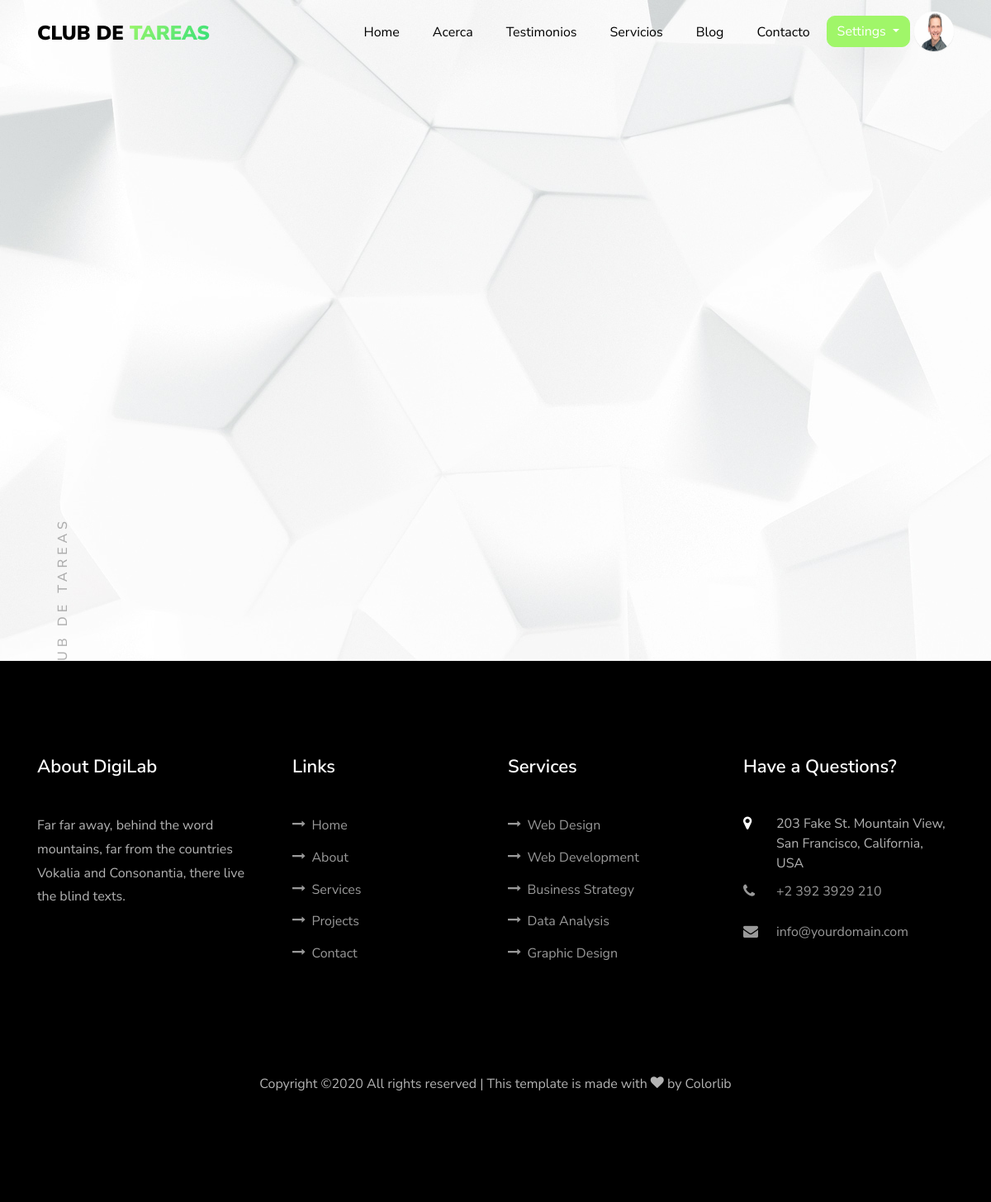
The page / (signed in) on the database as committed earlier.
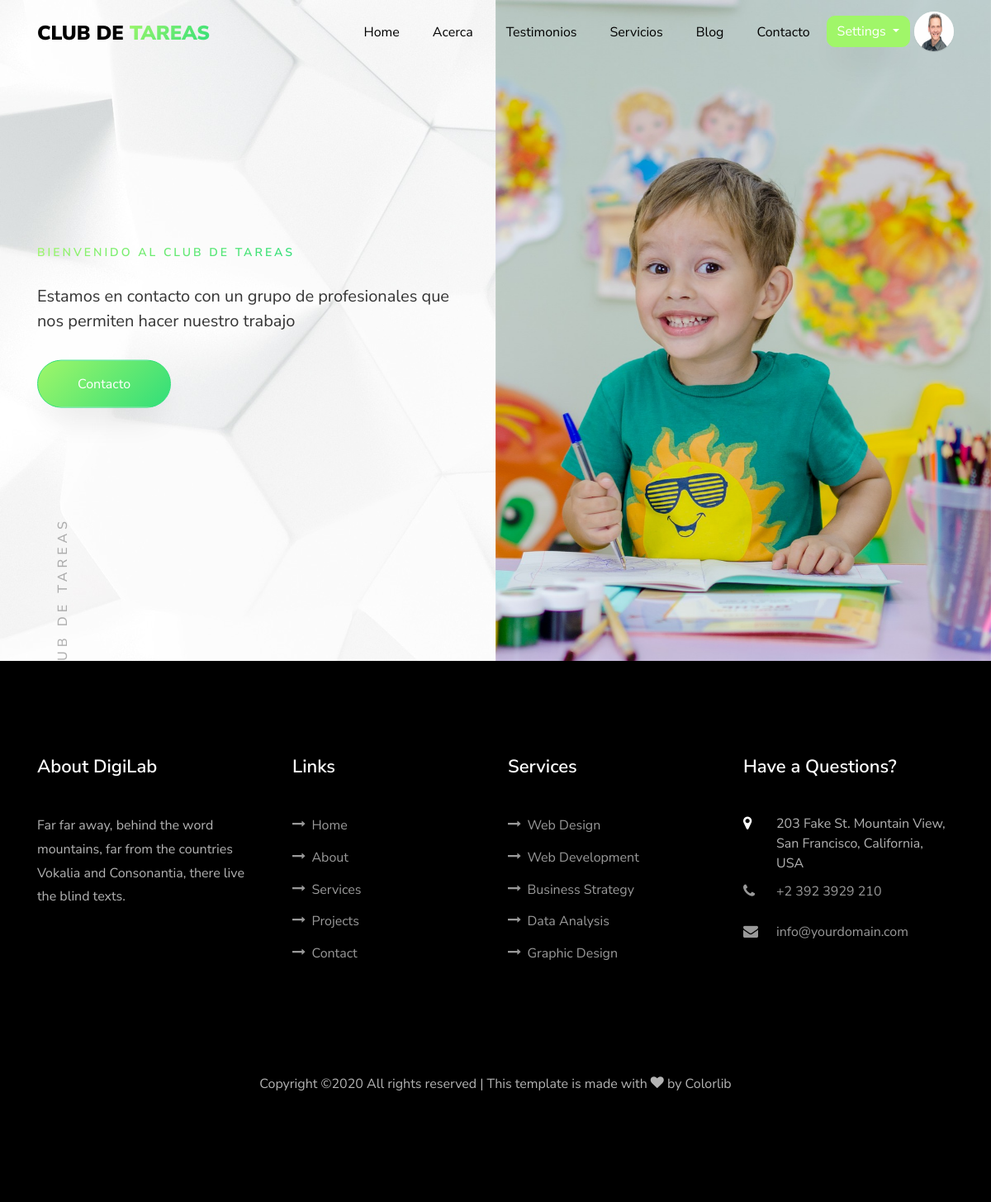
The same page on the database as committed later.
### blog/models.py (models this page shows, shortened)
class Rotulo(models.Model):
    subcabecera = models.CharField(max_length=100,default="Bienvenido al Club de Tareas")
    cabecera = models.CharField(max_length=100)
    contenido = models.TextField()
    imagen =  models.ImageField(upload_to='rotulos_pics')

### blog/views.py (the view)
# urls.py: path('', views.home, name='home'),
def home(request):
    rotulos = Rotulo.objects.all()
    context = {
    "rotulos" : rotulos
    }
    return render(request,'blog/home.html',context)

### blog/templates/blog/home.html (shortened to what this page needs)
{% extends 'app/base.html' %}
{% load static %}
{% block content %}
<section class="hero" style="background-image: url({% static 'app/images/wallpaper.jpg'%})">
	<h3 class="vr">Club de Tareas</h3>
	<div class="home-slider js-fullheight owl-carousel">
		{% if rotulos %}
			{% for rotulo in rotulos %}
			<div class="slider-item js-fullheight">
				<div class="container-fluid p-0">
					<div class="row d-md-flex no-gutters slider-text js-fullheight align-items-center justify-content-end" data-scrollax-parent="true">
						<div class="one-third order-md-last img js-fullheight" style="background-image:  url({{ rotulo.imagen.url }})">
						</div>
						<div class="one-forth d-flex js-fullheight align-items-center ftco-animate" data-scrollax="properties: { translateY: '70%'}">
							<div class="text">
								<span class="subheading">{{ rotulo.subcabecera }}</span>
								<p>{{ rotulo.contenido }}</p>
								<p><a href="{% url 'blog:contact' %}" class="btn btn-primary px-5 py-3 mt-3">Contacto</a></p>
							</div>
						</div>
					</div>
				</div>
			</div>
			{% endfor %}
		{% endif %}
	</div>
</section>
{% endblock content%}

Rows that differ between the two databases and show on the page:
added Rotulo: imagen (picture), subcabecera "BIENVENIDO AL CLUB DE TAREAS", contenido "Estamos en contacto con un grupo de profesionales que nos permiten hacer nuestro trabajo"
